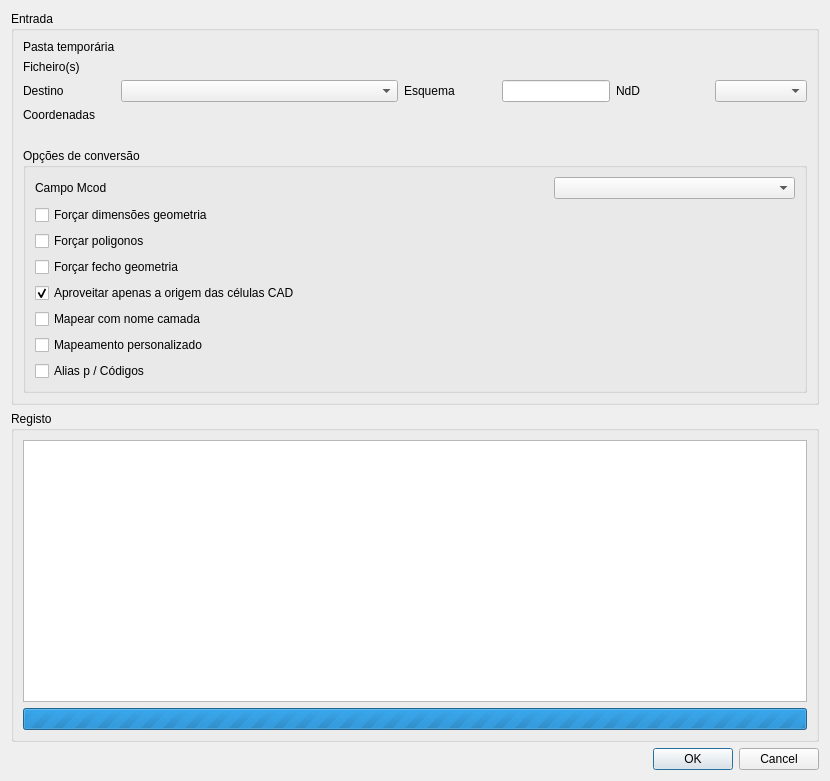
<?xml version="1.0" encoding="UTF-8"?>
<ui version="4.0">
 <class>ConvertDialog</class>
 <widget class="QDialog" name="ConvertDialog">
  <property name="geometry">
   <rect>
    <x>0</x>
    <y>0</y>
    <width>830</width>
    <height>781</height>
   </rect>
  </property>
  <property name="windowTitle">
   <string>Direção-Geral do Território - Recart - Converter Cartografia</string>
  </property>
  <property name="locale">
   <locale language="Portuguese" country="Portugal"/>
  </property>
  <layout class="QGridLayout" name="gridLayout">
   <item row="1" column="0" colspan="2">
    <widget class="QWidget" name="widget" native="true">
     <layout class="QGridLayout" name="gridLayout_6">
      <property name="leftMargin">
       <number>0</number>
      </property>
      <property name="topMargin">
       <number>0</number>
      </property>
      <property name="rightMargin">
       <number>0</number>
      </property>
      <property name="bottomMargin">
       <number>0</number>
      </property>
      <item row="1" column="0" colspan="2">
       <widget class="QGroupBox" name="groupBox_5">
        <property name="title">
         <string>Registo</string>
        </property>
        <layout class="QVBoxLayout" name="verticalLayout_2">
         <item>
          <widget class="QPlainTextEdit" name="plainTextEdit"/>
         </item>
         <item>
          <widget class="QProgressBar" name="progressBar">
           <property name="maximum">
            <number>0</number>
           </property>
           <property name="value">
            <number>0</number>
           </property>
          </widget>
         </item>
        </layout>
       </widget>
      </item>
      <item row="0" column="0" colspan="2">
       <widget class="QGroupBox" name="groupBox_4">
        <property name="title">
         <string>Entrada</string>
        </property>
        <layout class="QGridLayout" name="gridLayout_3">
         <item row="0" column="0">
          <widget class="QLabel" name="label">
           <property name="text">
            <string>Pasta temporária</string>
           </property>
          </widget>
         </item>
         <item row="2" column="7">
          <widget class="QComboBox" name="nddCombo"/>
         </item>
         <item row="2" column="0">
          <widget class="QLabel" name="label_11">
           <property name="text">
            <string>Destino</string>
           </property>
          </widget>
         </item>
         <item row="2" column="4">
          <widget class="QLabel" name="label_12">
           <property name="text">
            <string>Esquema</string>
           </property>
          </widget>
         </item>
         <item row="5" column="0" colspan="8">
          <widget class="QGroupBox" name="groupBox">
           <property name="title">
            <string>Opções de conversão</string>
           </property>
           <layout class="QGridLayout" name="gridLayout_2">
            <item row="1" column="0" colspan="3">
             <widget class="QCheckBox" name="forceGeomCheckBox">
              <property name="text">
               <string>Forçar dimensões geometria</string>
              </property>
             </widget>
            </item>
            <item row="5" column="0">
             <widget class="QCheckBox" name="overwriteLNCheckBox">
              <property name="text">
               <string>Mapear com nome camada</string>
              </property>
             </widget>
            </item>
            <item row="0" column="2">
             <widget class="QComboBox" name="fieldsComboBox"/>
            </item>
            <item row="6" column="0">
             <widget class="QCheckBox" name="cmapCheckBox">
              <property name="text">
               <string>Mapeamento personalizado</string>
              </property>
             </widget>
            </item>
            <item row="0" column="0">
             <widget class="QLabel" name="label_4">
              <property name="text">
               <string>Campo Mcod</string>
              </property>
             </widget>
            </item>
            <item row="7" column="0">
             <widget class="QCheckBox" name="caliasCheckBox">
              <property name="text">
               <string>Alias p / Códigos</string>
              </property>
             </widget>
            </item>
            <item row="7" column="2">
             <widget class="QgsFileWidget" name="aliasQgsFileWidget">
              <property name="enabled">
               <bool>false</bool>
              </property>
              <property name="storageMode">
               <enum>QgsFileWidget::GetFile</enum>
              </property>
             </widget>
            </item>
            <item row="6" column="2">
             <widget class="QgsFileWidget" name="mapQgsFileWidget">
              <property name="enabled">
               <bool>false</bool>
              </property>
              <property name="storageMode">
               <enum>QgsFileWidget::GetDirectory</enum>
              </property>
             </widget>
            </item>
            <item row="2" column="0">
             <widget class="QCheckBox" name="forcePolygonCheckBox">
              <property name="text">
               <string>Forçar poligonos</string>
              </property>
             </widget>
            </item>
            <item row="3" column="0">
             <widget class="QCheckBox" name="forceCloseCheckBox">
              <property name="text">
               <string>Forçar fecho geometria</string>
              </property>
             </widget>
            </item>
            <item row="4" column="0">
             <widget class="QCheckBox" name="cellHeaderOrigin">
              <property name="text">
               <string>Aproveitar apenas a origem das células CAD</string>
              </property>
              <property name="checked">
               <bool>true</bool>
              </property>
             </widget>
            </item>
           </layout>
          </widget>
         </item>
         <item row="2" column="6">
          <widget class="QLabel" name="label_13">
           <property name="text">
            <string>NdD</string>
           </property>
          </widget>
         </item>
         <item row="1" column="0">
          <widget class="QLabel" name="label_3">
           <property name="text">
            <string>Ficheiro(s)</string>
           </property>
          </widget>
         </item>
         <item row="1" column="1" colspan="7">
          <widget class="QgsFileWidget" name="inputQgsFileWidget">
           <property name="storageMode">
            <enum>QgsFileWidget::GetMultipleFiles</enum>
           </property>
          </widget>
         </item>
         <item row="0" column="1" colspan="7">
          <widget class="QgsFileWidget" name="configQgsFileWidget">
           <property name="storageMode">
            <enum>QgsFileWidget::GetDirectory</enum>
           </property>
          </widget>
         </item>
         <item row="4" column="0" colspan="8">
          <spacer name="horizontalSpacer">
           <property name="orientation">
            <enum>Qt::Horizontal</enum>
           </property>
           <property name="sizeHint" stdset="0">
            <size>
             <width>40</width>
             <height>20</height>
            </size>
           </property>
          </spacer>
         </item>
         <item row="2" column="1" colspan="3">
          <widget class="QComboBox" name="connCombo"/>
         </item>
         <item row="2" column="5">
          <widget class="QLineEdit" name="lineEdit">
           <property name="sizePolicy">
            <sizepolicy hsizetype="Fixed" vsizetype="Fixed">
             <horstretch>0</horstretch>
             <verstretch>0</verstretch>
            </sizepolicy>
           </property>
          </widget>
         </item>
         <item row="3" column="0">
          <widget class="QLabel" name="label_2">
           <property name="text">
            <string>Coordenadas</string>
           </property>
          </widget>
         </item>
         <item row="3" column="1" colspan="7">
          <widget class="QgsProjectionSelectionWidget" name="mQgsProjectionSelectionWidget">
           <property name="sizePolicy">
            <sizepolicy hsizetype="Preferred" vsizetype="Fixed">
             <horstretch>0</horstretch>
             <verstretch>0</verstretch>
            </sizepolicy>
           </property>
          </widget>
         </item>
        </layout>
       </widget>
      </item>
     </layout>
    </widget>
   </item>
   <item row="2" column="1">
    <widget class="QDialogButtonBox" name="buttonBox">
     <property name="standardButtons">
      <set>QDialogButtonBox::Cancel|QDialogButtonBox::Ok</set>
     </property>
    </widget>
   </item>
  </layout>
 </widget>
 <customwidgets>
  <customwidget>
   <class>QgsFileWidget</class>
   <extends>QWidget</extends>
   <header>qgsfilewidget.h</header>
  </customwidget>
  <customwidget>
   <class>QgsProjectionSelectionWidget</class>
   <extends>QWidget</extends>
   <header>qgsprojectionselectionwidget.h</header>
  </customwidget>
 </customwidgets>
 <resources/>
 <connections>
  <connection>
   <sender>buttonBox</sender>
   <signal>rejected()</signal>
   <receiver>ConvertDialog</receiver>
   <slot>reject()</slot>
   <hints>
    <hint type="sourcelabel">
     <x>400</x>
     <y>458</y>
    </hint>
    <hint type="destinationlabel">
     <x>319</x>
     <y>239</y>
    </hint>
   </hints>
  </connection>
  <connection>
   <sender>inputQgsFileWidget</sender>
   <signal>fileChanged(QString)</signal>
   <receiver>ConvertDialog</receiver>
   <slot>changeInputFile(QString)</slot>
   <hints>
    <hint type="sourcelabel">
     <x>397</x>
     <y>84</y>
    </hint>
    <hint type="destinationlabel">
     <x>319</x>
     <y>299</y>
    </hint>
   </hints>
  </connection>
  <connection>
   <sender>cmapCheckBox</sender>
   <signal>stateChanged(int)</signal>
   <receiver>ConvertDialog</receiver>
   <slot>changeCustomMap(int)</slot>
   <hints>
    <hint type="sourcelabel">
     <x>140</x>
     <y>209</y>
    </hint>
    <hint type="destinationlabel">
     <x>399</x>
     <y>299</y>
    </hint>
   </hints>
  </connection>
  <connection>
   <sender>caliasCheckBox</sender>
   <signal>stateChanged(int)</signal>
   <receiver>ConvertDialog</receiver>
   <slot>changeAliasMap(int)</slot>
   <hints>
    <hint type="sourcelabel">
     <x>140</x>
     <y>240</y>
    </hint>
    <hint type="destinationlabel">
     <x>399</x>
     <y>299</y>
    </hint>
   </hints>
  </connection>
  <connection>
   <sender>connCombo</sender>
   <signal>currentTextChanged(QString)</signal>
   <receiver>ConvertDialog</receiver>
   <slot>changeConn(QString)</slot>
   <hints>
    <hint type="sourcelabel">
     <x>589</x>
     <y>115</y>
    </hint>
    <hint type="destinationlabel">
     <x>511</x>
     <y>359</y>
    </hint>
   </hints>
  </connection>
  <connection>
   <sender>overwriteLNCheckBox</sender>
   <signal>toggled(bool)</signal>
   <receiver>fieldsComboBox</receiver>
   <slot>setDisabled(bool)</slot>
   <hints>
    <hint type="sourcelabel">
     <x>140</x>
     <y>321</y>
    </hint>
    <hint type="destinationlabel">
     <x>528</x>
     <y>204</y>
    </hint>
   </hints>
  </connection>
 </connections>
 <slots>
  <slot>changeInputFile(QString)</slot>
  <slot>changeCustomMap(int)</slot>
  <slot>changeAliasMap(int)</slot>
  <slot>changeConn(QString)</slot>
 </slots>
</ui>
